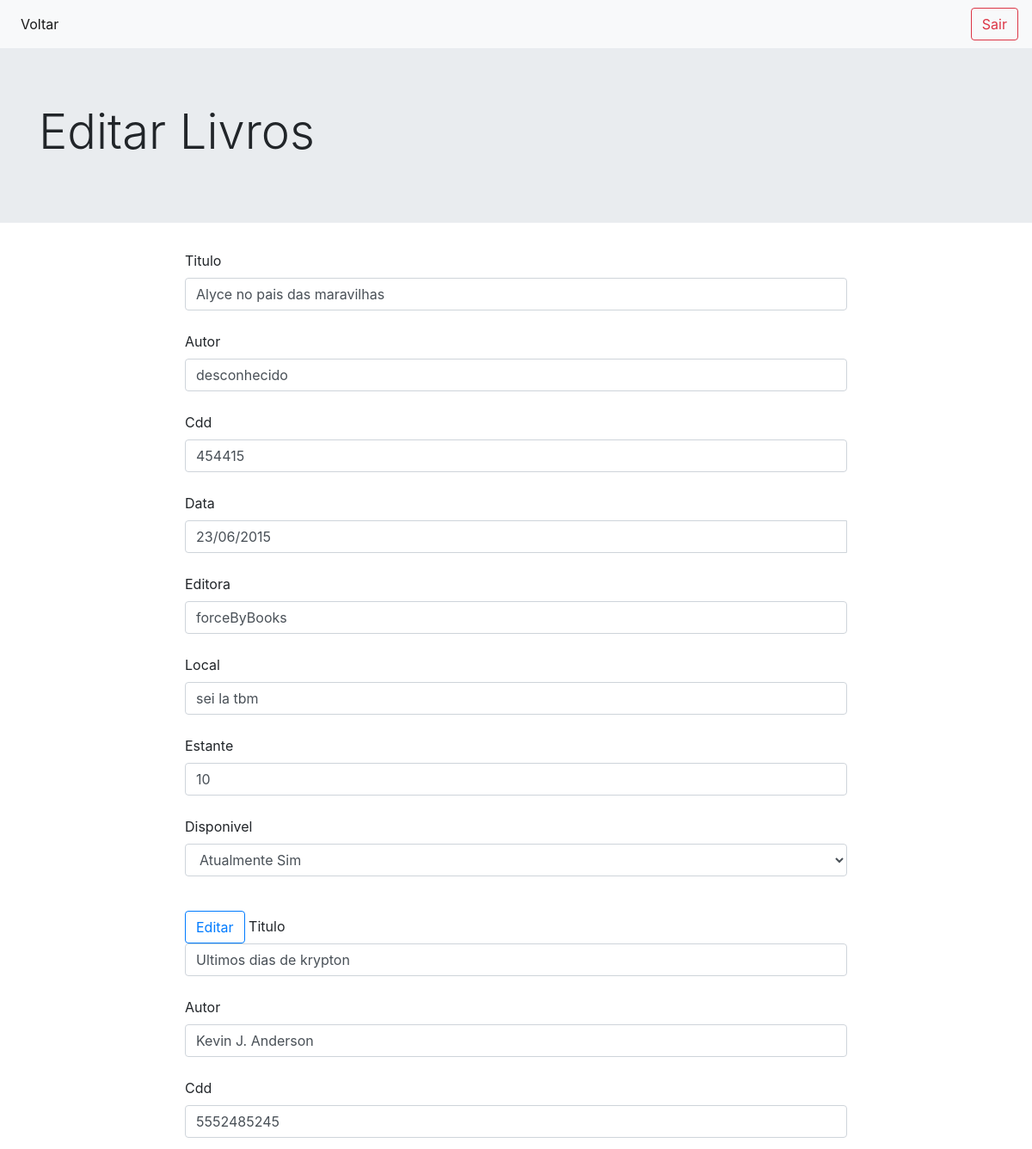
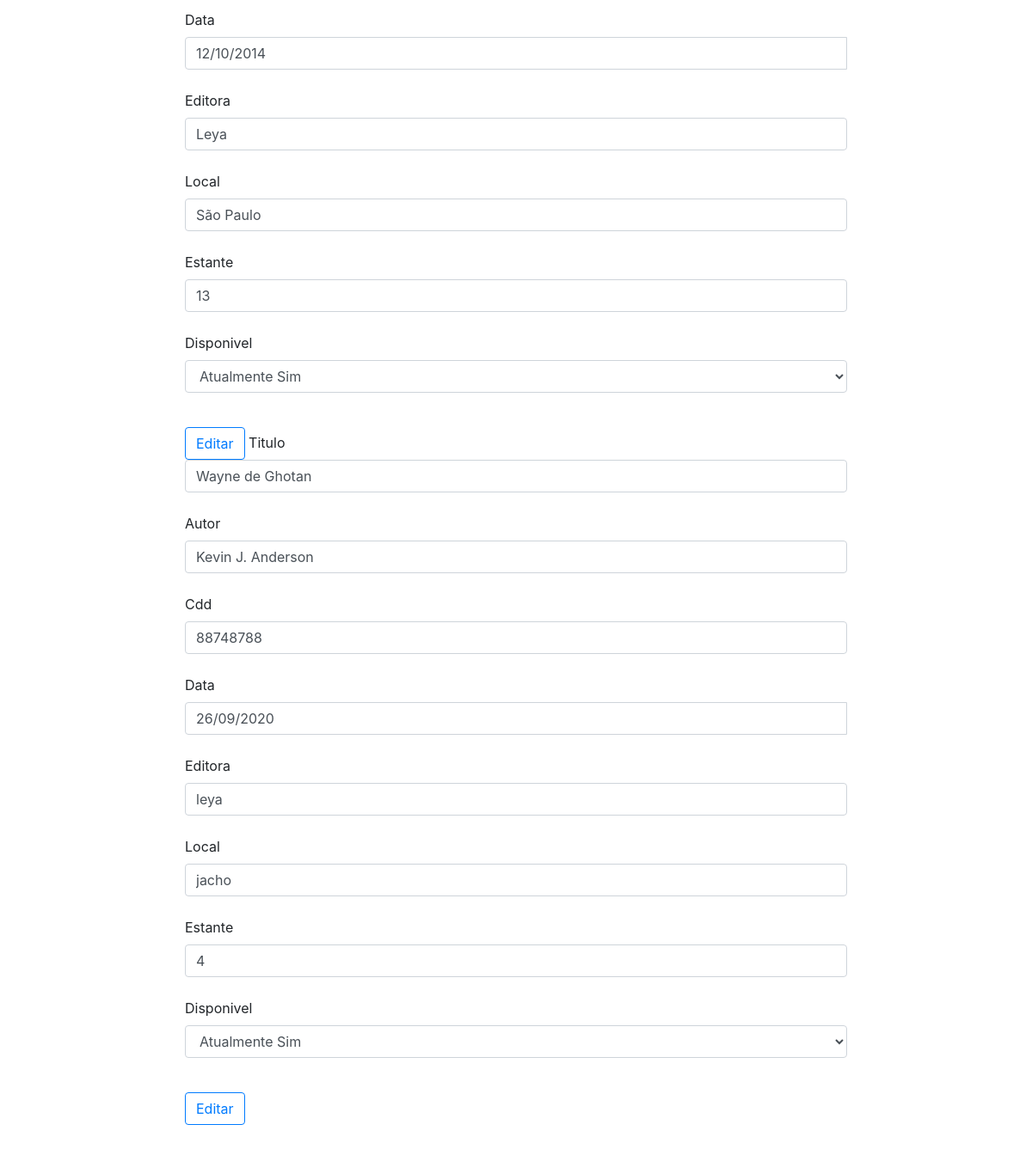
Page /source/Pages/EditarLivros.php (signed in) on the committed database (2 pictures, top to bottom).
### tables this page shows
CREATE TABLE `livros` (
  `id_livro` int(11) NOT NULL,
  `titulo` varchar(255) NOT NULL,
  `autor` varchar(255) NOT NULL,
  `cdd` varchar(255) NOT NULL,
  `data_publicacao` varchar(20) NOT NULL,
  `editora` varchar(255) NOT NULL,
  `local` varchar(255) NOT NULL,
  `estante` varchar(255) NOT NULL,
  `disponivel` varchar(5) NOT NULL
);

### source/Database/Connect.php (called while the page is built, shortened)
<?php
class Connect
{
    private static $instance;
    public static function getInstance():PDO
    {
        if(empty(self::$instance)){
            try{
                self::$instance = new PDO(
                    "mysql:host=".self::HOST.";dbname=".self::DBNAME,
                    self::USER,
                    self::PASSWD,
                    self::OPTIONS
                );
            }catch(PDOException $exception){
                die("<h1>Whoops, erro ao Conectar...</h1>");
            }
        }
        return self::$instance;
    }
}

### source/Models/BookDao.php (called while the page is built, shortened)
<?php
class BookDao{
    public function read(){
        if(isset($_GET['idLivro'])){
            $idBook = $_GET['idLivro'];
            $sql = "SELECT * FROM livros WHERE id_livro = '$idBook'";
            $stmt = Connect::getInstance()->prepare($sql);
            $stmt->execute();
            if($stmt->rowCount() > 0){
                $resultado = $stmt->fetchAll(\PDO::FETCH_ASSOC);
                return $resultado;
            }else{
                return [];
            }
        }else{
            $sql = 'SELECT * FROM livros ORDER BY titulo';
            $stmt = Connect::getInstance()->prepare($sql);
            $stmt->execute();
            if($stmt->rowCount() > 0){
                $resultado = $stmt->fetchAll(\PDO::FETCH_ASSOC);
                return $resultado;
            }else{
                return [];
            }
        }
    }
}
?>

### source/Pages/EditarLivros.php (the view, shortened to what this page needs)
<?php
$booksDao = new Source\Models\BookDao();
?>
<!doctype html>
<html lang="en">
  <head>
    <link rel="stylesheet" href="../Srcs/Plugins/Bootstrap/Css/bootstrap.min.css">
    <link rel="stylesheet" href="../Srcs/Plugins/Date-Picker/css/bootstrap-datepicker.css">
  </head>
  <body>
  <nav class="navbar navbar-expand-lg navbar-light bg-light">
  <div class="collapse navbar-collapse" id="navbarSupportedContent">
    <ul class="navbar-nav mr-auto">
      <li class="nav-item active">
        <a class="nav-link" href="Livros.php">Voltar <span class="sr-only">(current)</span></a>
      </li>
    </ul>
      <a href="../Models/Sair.php">
        <button type="button" class="btn btn-outline-danger" data-toggle="modal" data-target="#exampleModal">
            Sair
        </button>
    </a>
  </div>
</nav>
<div class="jumbotron jumbotron-fluid">
  <div class="container">
    <h1 class="display-4">Editar Livros</h1>
  </div>
</div>
<div class="container-fluid">
	<div class="row">
		<div class="col-md-2">
		</div>
		<div class="col-md-8">
			<form method="post" action="../Actions/Actions.php">
            <?php
                    foreach ($booksDao ->read() as $b) {
            ?>
            <label>Titulo</label>
            <input class="form-control" value = "<?= $b['titulo']; ?>" name='titulo' type="text" placeholder="Titulo"><br>
            <label>Autor</label>
            <input class="form-control" value = "<?= $b['autor']; ?>" name='autor' type="text" placeholder="Autor"><br>
            <label>Cdd</label>
            <input class="form-control" value = "<?= $b['cdd']; ?>" name='cdd' type="text" placeholder="Cdd" ><br>
            <label class=" control-label">Data</label>
                <div class="input-group date">
                  <input type="text" class="form-control" value = "<?= $b['data_publicacao']; ?>" name="dataPublicacao" id="exemplo" placeholder="Data">
                </div>
              <br>
            <label>Editora</label>
            <input class="form-control" value = "<?= $b['editora']; ?>" name='editora' type="text" placeholder="Editora"><br>
            <label>Local</label>
            <input class="form-control" value = "<?= $b['local']; ?>" name='local' type="text" placeholder="Local"><br>
            <label>Estante</label>
            <input class="form-control" value = "<?= $b['estante']; ?>" name='estante' type="text" placeholder="Estante"><br>
            <div class="form-group">
                <label for="exampleFormControlSelect1">Disponivel</label>
                    <select class="form-control" name = "disponivel" id = "exampleFormControlSelect1">
                        <option value = "<?= $b['disponivel']; ?>">Atualmente <?= $b['disponivel']; ?></option>
                    </select>
            </div>
          <br>
            <button type="Submit" name="EditarLivro" class="btn btn-outline-primary">Editar</button>
                    <?php } ?>
			</form>
		</div>
		<div class="col-md-2">
		</div>
	</div>
</div>
<br><br><br>
    </body>
</html>

### rows in the picture
livros: titulo "Alyce no pais das maravilhas", autor "desconhecido", cdd "454415", dataPublicacao "23/06/2015", editora "forceByBooks", local "sei la tbm", estante "10"
livros: titulo "Ultimos dias de krypton", autor "Kevin J. Anderson", cdd "5552485245", dataPublicacao "12/10/2014", editora "Leya", local "São Paulo", estante "13"
livros: titulo "Wayne de Ghotan", autor "Kevin J. Anderson", cdd "88748788", dataPublicacao "26/09/2020", editora "leya", local "jacho", estante "4"
